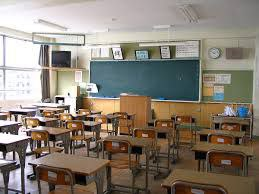
#> input picture تخته/x.png, 259 x 194 px
$ python mian.py
#> lines starting #> are read from the running program, lines starting #| are printed output that depends on the picture; after the words box and inside, x2 and y2 are one past the last pixel; in counts of white or black regions, pixels touching at a corner belong together
import cv2 as cv
img=cv.imread("x.png",1)
#> img is the input picture: shape (194, 259, 3); mean B, G, R 117.1, 128.4, 137.6
cv.putText(img,"hi",[120,90],cv.FONT_HERSHEY_COMPLEX,1,[128,0,128],1)
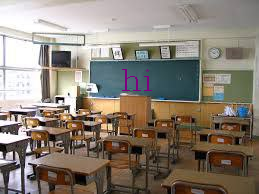
#> img: shape (194, 259, 3); 0.27% of pixels changed, all inside (x1, y1, x2, y2) = (122, 69, 152, 91)
cv.imwrite("main.png",img)
